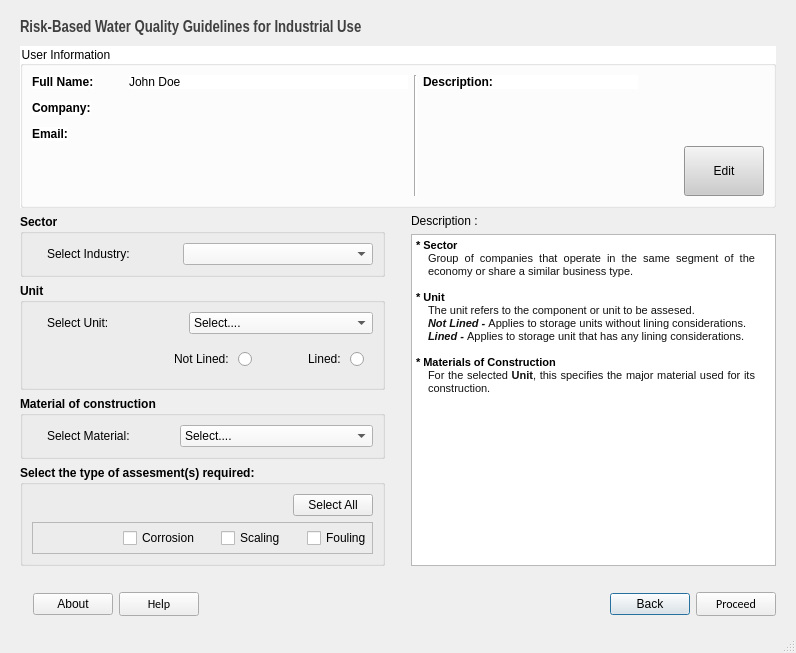
<?xml version="1.0" encoding="UTF-8"?>
<ui version="4.0">
 <class>MainWindow</class>
 <widget class="QMainWindow" name="MainWindow">
  <property name="geometry">
   <rect>
    <x>0</x>
    <y>0</y>
    <width>796</width>
    <height>653</height>
   </rect>
  </property>
  <property name="windowTitle">
   <string>MainWindow</string>
  </property>
  <widget class="QWidget" name="centralwidget">
   <layout class="QVBoxLayout" name="verticalLayout_2" stretch="1,8,16,1,0">
    <property name="leftMargin">
     <number>20</number>
    </property>
    <property name="topMargin">
     <number>20</number>
    </property>
    <property name="rightMargin">
     <number>20</number>
    </property>
    <property name="bottomMargin">
     <number>15</number>
    </property>
    <item>
     <widget class="QLabel" name="labelInputTitle">
      <property name="font">
       <font>
        <family>Arial Narrow</family>
        <pointsize>12</pointsize>
        <weight>75</weight>
        <bold>true</bold>
       </font>
      </property>
      <property name="styleSheet">
       <string notr="true">color:rgb(64,64,64);</string>
      </property>
      <property name="text">
       <string>Risk-Based Water Quality Guidelines for Industrial Use</string>
      </property>
      <property name="scaledContents">
       <bool>false</bool>
      </property>
      <property name="alignment">
       <set>Qt::AlignLeading|Qt::AlignLeft|Qt::AlignTop</set>
      </property>
     </widget>
    </item>
    <item>
     <widget class="QGroupBox" name="groupBox">
      <property name="styleSheet">
       <string notr="true">background-color:#ffffff;</string>
      </property>
      <property name="title">
       <string>User Information</string>
      </property>
      <layout class="QHBoxLayout" name="horizontalLayout_3" stretch="7,0,4,0,1">
       <item>
        <layout class="QFormLayout" name="formLayout">
         <property name="horizontalSpacing">
          <number>35</number>
         </property>
         <property name="verticalSpacing">
          <number>12</number>
         </property>
         <item row="0" column="0">
          <widget class="QLabel" name="fullNameLabel">
           <property name="font">
            <font>
             <weight>75</weight>
             <bold>true</bold>
            </font>
           </property>
           <property name="text">
            <string>Full Name:</string>
           </property>
          </widget>
         </item>
         <item row="0" column="1">
          <widget class="QLabel" name="userFullName">
           <property name="font">
            <font>
             <weight>50</weight>
             <bold>false</bold>
            </font>
           </property>
           <property name="text">
            <string>John Doe</string>
           </property>
          </widget>
         </item>
         <item row="1" column="0">
          <widget class="QLabel" name="companyLabel">
           <property name="font">
            <font>
             <weight>75</weight>
             <bold>true</bold>
            </font>
           </property>
           <property name="text">
            <string>Company:</string>
           </property>
          </widget>
         </item>
         <item row="2" column="0">
          <widget class="QLabel" name="emailLabel">
           <property name="font">
            <font>
             <weight>75</weight>
             <bold>true</bold>
            </font>
           </property>
           <property name="text">
            <string>Email:</string>
           </property>
          </widget>
         </item>
        </layout>
       </item>
       <item>
        <widget class="Line" name="line">
         <property name="orientation">
          <enum>Qt::Vertical</enum>
         </property>
        </widget>
       </item>
       <item>
        <layout class="QVBoxLayout" name="verticalLayout_5">
         <item>
          <widget class="QLabel" name="label">
           <property name="font">
            <font>
             <weight>75</weight>
             <bold>true</bold>
            </font>
           </property>
           <property name="text">
            <string>Description: </string>
           </property>
          </widget>
         </item>
         <item>
          <spacer name="verticalSpacer">
           <property name="orientation">
            <enum>Qt::Vertical</enum>
           </property>
           <property name="sizeHint" stdset="0">
            <size>
             <width>20</width>
             <height>40</height>
            </size>
           </property>
          </spacer>
         </item>
        </layout>
       </item>
       <item>
        <spacer name="horizontalSpacer_2">
         <property name="orientation">
          <enum>Qt::Horizontal</enum>
         </property>
         <property name="sizeHint" stdset="0">
          <size>
           <width>40</width>
           <height>20</height>
          </size>
         </property>
        </spacer>
       </item>
       <item>
        <layout class="QVBoxLayout" name="verticalLayout_6">
         <item>
          <spacer name="verticalSpacer_3">
           <property name="orientation">
            <enum>Qt::Vertical</enum>
           </property>
           <property name="sizeHint" stdset="0">
            <size>
             <width>20</width>
             <height>40</height>
            </size>
           </property>
          </spacer>
         </item>
         <item>
          <widget class="QPushButton" name="pushButton">
           <property name="sizePolicy">
            <sizepolicy hsizetype="Fixed" vsizetype="Fixed">
             <horstretch>1</horstretch>
             <verstretch>1</verstretch>
            </sizepolicy>
           </property>
           <property name="maximumSize">
            <size>
             <width>16777215</width>
             <height>50</height>
            </size>
           </property>
           <property name="cursor">
            <cursorShape>PointingHandCursor</cursorShape>
           </property>
           <property name="styleSheet">
            <string notr="true">background-color:#ccc;</string>
           </property>
           <property name="text">
            <string>Edit</string>
           </property>
          </widget>
         </item>
        </layout>
       </item>
      </layout>
     </widget>
    </item>
    <item>
     <layout class="QHBoxLayout" name="horizontalLayout_5" stretch="5,0,5">
      <item>
       <layout class="QVBoxLayout" name="verticalLayout_3" stretch="0,0,0,0,0,0,0">
        <item>
         <widget class="QGroupBox" name="groupBox_2">
          <property name="enabled">
           <bool>true</bool>
          </property>
          <property name="font">
           <font>
            <weight>75</weight>
            <bold>true</bold>
           </font>
          </property>
          <property name="contextMenuPolicy">
           <enum>Qt::DefaultContextMenu</enum>
          </property>
          <property name="acceptDrops">
           <bool>false</bool>
          </property>
          <property name="layoutDirection">
           <enum>Qt::LeftToRight</enum>
          </property>
          <property name="autoFillBackground">
           <bool>false</bool>
          </property>
          <property name="title">
           <string>Sector</string>
          </property>
          <property name="flat">
           <bool>false</bool>
          </property>
          <property name="checkable">
           <bool>false</bool>
          </property>
          <property name="checked">
           <bool>false</bool>
          </property>
          <layout class="QVBoxLayout" name="verticalLayout_8">
           <item>
            <layout class="QFormLayout" name="formLayout_2">
             <property name="horizontalSpacing">
              <number>50</number>
             </property>
             <property name="verticalSpacing">
              <number>16</number>
             </property>
             <property name="leftMargin">
              <number>15</number>
             </property>
             <item row="0" column="0">
              <widget class="QLabel" name="sectorLabel">
               <property name="font">
                <font>
                 <weight>50</weight>
                 <bold>false</bold>
                </font>
               </property>
               <property name="text">
                <string>Select Industry: </string>
               </property>
              </widget>
             </item>
             <item row="0" column="1">
              <widget class="QComboBox" name="sectorComboBox">
               <property name="font">
                <font>
                 <weight>50</weight>
                 <bold>false</bold>
                </font>
               </property>
               <property name="cursor">
                <cursorShape>PointingHandCursor</cursorShape>
               </property>
               <property name="autoFillBackground">
                <bool>false</bool>
               </property>
               <property name="styleSheet">
                <string notr="true">background-color:#f7f7f7;</string>
               </property>
               <property name="editable">
                <bool>false</bool>
               </property>
               <property name="currentText">
                <string/>
               </property>
               <property name="currentIndex">
                <number>-1</number>
               </property>
               <item>
                <property name="text">
                 <string>Select...</string>
                </property>
               </item>
              </widget>
             </item>
            </layout>
           </item>
          </layout>
         </widget>
        </item>
        <item>
         <spacer name="verticalSpacer_6">
          <property name="orientation">
           <enum>Qt::Vertical</enum>
          </property>
          <property name="sizeHint" stdset="0">
           <size>
            <width>20</width>
            <height>20</height>
           </size>
          </property>
         </spacer>
        </item>
        <item>
         <widget class="QGroupBox" name="groupBox_3">
          <property name="enabled">
           <bool>true</bool>
          </property>
          <property name="font">
           <font>
            <weight>75</weight>
            <bold>true</bold>
           </font>
          </property>
          <property name="contextMenuPolicy">
           <enum>Qt::DefaultContextMenu</enum>
          </property>
          <property name="acceptDrops">
           <bool>false</bool>
          </property>
          <property name="layoutDirection">
           <enum>Qt::LeftToRight</enum>
          </property>
          <property name="autoFillBackground">
           <bool>true</bool>
          </property>
          <property name="title">
           <string>Unit</string>
          </property>
          <property name="flat">
           <bool>false</bool>
          </property>
          <property name="checkable">
           <bool>false</bool>
          </property>
          <property name="checked">
           <bool>false</bool>
          </property>
          <layout class="QVBoxLayout" name="verticalLayout_9" stretch="0,0,0,1">
           <item>
            <layout class="QFormLayout" name="formLayout_3">
             <property name="horizontalSpacing">
              <number>80</number>
             </property>
             <property name="leftMargin">
              <number>15</number>
             </property>
             <item row="0" column="0">
              <widget class="QLabel" name="selectUnitLabel">
               <property name="font">
                <font>
                 <weight>50</weight>
                 <bold>false</bold>
                </font>
               </property>
               <property name="text">
                <string>Select Unit:</string>
               </property>
              </widget>
             </item>
             <item row="0" column="1">
              <widget class="QComboBox" name="unitComboBox">
               <property name="font">
                <font>
                 <weight>50</weight>
                 <bold>false</bold>
                </font>
               </property>
               <property name="cursor">
                <cursorShape>PointingHandCursor</cursorShape>
               </property>
               <property name="styleSheet">
                <string notr="true">background-color:#f7f7f7;</string>
               </property>
               <item>
                <property name="text">
                 <string>Select....</string>
                </property>
               </item>
              </widget>
             </item>
            </layout>
           </item>
           <item>
            <spacer name="verticalSpacer_4">
             <property name="orientation">
              <enum>Qt::Vertical</enum>
             </property>
             <property name="sizeHint" stdset="0">
              <size>
               <width>20</width>
               <height>10</height>
              </size>
             </property>
            </spacer>
           </item>
           <item>
            <widget class="QFrame" name="liningFrame">
             <layout class="QHBoxLayout" name="horizontalLayout" stretch="1,0,0,0">
              <item>
               <spacer name="horizontalSpacer_4">
                <property name="orientation">
                 <enum>Qt::Horizontal</enum>
                </property>
                <property name="sizeHint" stdset="0">
                 <size>
                  <width>40</width>
                  <height>20</height>
                 </size>
                </property>
               </spacer>
              </item>
              <item>
               <widget class="QRadioButton" name="radioButton">
                <property name="font">
                 <font>
                  <weight>50</weight>
                  <bold>false</bold>
                 </font>
                </property>
                <property name="cursor">
                 <cursorShape>PointingHandCursor</cursorShape>
                </property>
                <property name="layoutDirection">
                 <enum>Qt::RightToLeft</enum>
                </property>
                <property name="text">
                 <string>Not Lined: </string>
                </property>
               </widget>
              </item>
              <item>
               <spacer name="horizontalSpacer_6">
                <property name="orientation">
                 <enum>Qt::Horizontal</enum>
                </property>
                <property name="sizeHint" stdset="0">
                 <size>
                  <width>45</width>
                  <height>20</height>
                 </size>
                </property>
               </spacer>
              </item>
              <item>
               <widget class="QRadioButton" name="radioButton_2">
                <property name="font">
                 <font>
                  <weight>50</weight>
                  <bold>false</bold>
                 </font>
                </property>
                <property name="cursor">
                 <cursorShape>PointingHandCursor</cursorShape>
                </property>
                <property name="layoutDirection">
                 <enum>Qt::RightToLeft</enum>
                </property>
                <property name="text">
                 <string>Lined: </string>
                </property>
               </widget>
              </item>
             </layout>
            </widget>
           </item>
           <item>
            <spacer name="verticalSpacer_5">
             <property name="orientation">
              <enum>Qt::Vertical</enum>
             </property>
             <property name="sizeHint" stdset="0">
              <size>
               <width>20</width>
               <height>10</height>
              </size>
             </property>
            </spacer>
           </item>
          </layout>
         </widget>
        </item>
        <item>
         <spacer name="verticalSpacer_10">
          <property name="orientation">
           <enum>Qt::Vertical</enum>
          </property>
          <property name="sizeHint" stdset="0">
           <size>
            <width>20</width>
            <height>20</height>
           </size>
          </property>
         </spacer>
        </item>
        <item>
         <widget class="QGroupBox" name="groupBox_4">
          <property name="enabled">
           <bool>true</bool>
          </property>
          <property name="font">
           <font>
            <weight>75</weight>
            <bold>true</bold>
           </font>
          </property>
          <property name="contextMenuPolicy">
           <enum>Qt::DefaultContextMenu</enum>
          </property>
          <property name="acceptDrops">
           <bool>false</bool>
          </property>
          <property name="layoutDirection">
           <enum>Qt::LeftToRight</enum>
          </property>
          <property name="autoFillBackground">
           <bool>false</bool>
          </property>
          <property name="title">
           <string>Material of construction</string>
          </property>
          <property name="flat">
           <bool>false</bool>
          </property>
          <property name="checkable">
           <bool>false</bool>
          </property>
          <property name="checked">
           <bool>false</bool>
          </property>
          <layout class="QVBoxLayout" name="verticalLayout_10">
           <item>
            <layout class="QFormLayout" name="formLayout_7">
             <property name="horizontalSpacing">
              <number>50</number>
             </property>
             <property name="verticalSpacing">
              <number>16</number>
             </property>
             <property name="leftMargin">
              <number>15</number>
             </property>
             <item row="0" column="0">
              <widget class="QLabel" name="sectorLabel_3">
               <property name="font">
                <font>
                 <weight>50</weight>
                 <bold>false</bold>
                </font>
               </property>
               <property name="text">
                <string>Select Material:</string>
               </property>
              </widget>
             </item>
             <item row="0" column="1">
              <widget class="QComboBox" name="materialComboBox">
               <property name="font">
                <font>
                 <weight>50</weight>
                 <bold>false</bold>
                </font>
               </property>
               <property name="cursor">
                <cursorShape>PointingHandCursor</cursorShape>
               </property>
               <property name="autoFillBackground">
                <bool>false</bool>
               </property>
               <property name="styleSheet">
                <string notr="true">background-color:#f7f7f7;</string>
               </property>
               <item>
                <property name="text">
                 <string>Select....</string>
                </property>
               </item>
              </widget>
             </item>
            </layout>
           </item>
          </layout>
         </widget>
        </item>
        <item>
         <spacer name="verticalSpacer_11">
          <property name="orientation">
           <enum>Qt::Vertical</enum>
          </property>
          <property name="sizeHint" stdset="0">
           <size>
            <width>10</width>
            <height>20</height>
           </size>
          </property>
         </spacer>
        </item>
        <item>
         <widget class="QGroupBox" name="groupBox_5">
          <property name="font">
           <font>
            <weight>75</weight>
            <bold>true</bold>
           </font>
          </property>
          <property name="title">
           <string>Select the type of assesment(s) required:</string>
          </property>
          <layout class="QVBoxLayout" name="verticalLayout">
           <item>
            <layout class="QHBoxLayout" name="horizontalLayout_6">
             <item>
              <spacer name="horizontalSpacer_5">
               <property name="orientation">
                <enum>Qt::Horizontal</enum>
               </property>
               <property name="sizeHint" stdset="0">
                <size>
                 <width>40</width>
                 <height>20</height>
                </size>
               </property>
              </spacer>
             </item>
             <item>
              <widget class="QPushButton" name="buttonSelectAll">
               <property name="font">
                <font>
                 <weight>50</weight>
                 <bold>false</bold>
                </font>
               </property>
               <property name="cursor">
                <cursorShape>PointingHandCursor</cursorShape>
               </property>
               <property name="text">
                <string>Select All</string>
               </property>
              </widget>
             </item>
            </layout>
           </item>
           <item>
            <widget class="QFrame" name="frame">
             <property name="frameShape">
              <enum>QFrame::StyledPanel</enum>
             </property>
             <property name="frameShadow">
              <enum>QFrame::Raised</enum>
             </property>
             <layout class="QHBoxLayout" name="horizontalLayout_4" stretch="2,0,0,0,0,0">
              <property name="topMargin">
               <number>5</number>
              </property>
              <property name="rightMargin">
               <number>0</number>
              </property>
              <property name="bottomMargin">
               <number>5</number>
              </property>
              <item>
               <spacer name="horizontalSpacer_7">
                <property name="orientation">
                 <enum>Qt::Horizontal</enum>
                </property>
                <property name="sizeHint" stdset="0">
                 <size>
                  <width>57</width>
                  <height>20</height>
                 </size>
                </property>
               </spacer>
              </item>
              <item>
               <widget class="QCheckBox" name="checkBoxCorrosion">
                <property name="font">
                 <font>
                  <weight>50</weight>
                  <bold>false</bold>
                 </font>
                </property>
                <property name="text">
                 <string>Corrosion</string>
                </property>
               </widget>
              </item>
              <item>
               <spacer name="horizontalSpacer_16">
                <property name="orientation">
                 <enum>Qt::Horizontal</enum>
                </property>
                <property name="sizeHint" stdset="0">
                 <size>
                  <width>15</width>
                  <height>20</height>
                 </size>
                </property>
               </spacer>
              </item>
              <item>
               <widget class="QCheckBox" name="checkBoxScaling">
                <property name="font">
                 <font>
                  <weight>50</weight>
                  <bold>false</bold>
                 </font>
                </property>
                <property name="text">
                 <string>Scaling</string>
                </property>
               </widget>
              </item>
              <item>
               <spacer name="horizontalSpacer_17">
                <property name="orientation">
                 <enum>Qt::Horizontal</enum>
                </property>
                <property name="sizeHint" stdset="0">
                 <size>
                  <width>15</width>
                  <height>20</height>
                 </size>
                </property>
               </spacer>
              </item>
              <item>
               <widget class="QCheckBox" name="checkBoxFouling">
                <property name="font">
                 <font>
                  <weight>50</weight>
                  <bold>false</bold>
                 </font>
                </property>
                <property name="text">
                 <string>Fouling</string>
                </property>
               </widget>
              </item>
             </layout>
            </widget>
           </item>
          </layout>
         </widget>
        </item>
       </layout>
      </item>
      <item>
       <spacer name="horizontalSpacer_3">
        <property name="orientation">
         <enum>Qt::Horizontal</enum>
        </property>
        <property name="sizeHint" stdset="0">
         <size>
          <width>20</width>
          <height>20</height>
         </size>
        </property>
       </spacer>
      </item>
      <item>
       <layout class="QVBoxLayout" name="verticalLayout_4">
        <item>
         <widget class="QLabel" name="label_4">
          <property name="text">
           <string>Description :</string>
          </property>
         </widget>
        </item>
        <item>
         <widget class="QTextBrowser" name="textBrowser">
          <property name="cursor" stdset="0">
           <cursorShape>IBeamCursor</cursorShape>
          </property>
          <property name="html">
           <string>&lt;!DOCTYPE HTML PUBLIC &quot;-//W3C//DTD HTML 4.0//EN&quot; &quot;http://www.w3.org/TR/REC-html40/strict.dtd&quot;&gt;
&lt;html&gt;&lt;head&gt;&lt;meta name=&quot;qrichtext&quot; content=&quot;1&quot; /&gt;&lt;style type=&quot;text/css&quot;&gt;
p, li { white-space: pre-wrap; }
&lt;/style&gt;&lt;/head&gt;&lt;body style=&quot; font-family:'MS Shell Dlg 2'; font-size:7.8pt; font-weight:400; font-style:normal;&quot;&gt;
&lt;p style=&quot; margin-top:0px; margin-bottom:0px; margin-left:0px; margin-right:0px; -qt-block-indent:0; text-indent:0px;&quot;&gt;&lt;span style=&quot; font-size:8pt; font-weight:600;&quot;&gt;* Sector&lt;/span&gt;&lt;/p&gt;
&lt;p align=&quot;justify&quot; style=&quot; margin-top:0px; margin-bottom:0px; margin-left:12px; margin-right:16px; -qt-block-indent:0; text-indent:0px;&quot;&gt;&lt;span style=&quot; font-family:'SourceSansPro,sans-serif'; font-size:8pt; color:#111111; background-color:#ffffff;&quot;&gt;Group of companies that operate in the same segment of the economy or share a similar business type.&lt;/span&gt;&lt;/p&gt;
&lt;p align=&quot;justify&quot; style=&quot;-qt-paragraph-type:empty; margin-top:0px; margin-bottom:0px; margin-left:12px; margin-right:16px; -qt-block-indent:0; text-indent:0px; font-family:'SourceSansPro,sans-serif'; font-size:8pt; color:#111111;&quot;&gt;&lt;br /&gt;&lt;/p&gt;
&lt;p style=&quot; margin-top:0px; margin-bottom:0px; margin-left:0px; margin-right:0px; -qt-block-indent:0; text-indent:0px;&quot;&gt;&lt;span style=&quot; font-size:8pt; font-weight:600;&quot;&gt;* Unit&lt;/span&gt;&lt;/p&gt;
&lt;p align=&quot;justify&quot; style=&quot; margin-top:0px; margin-bottom:0px; margin-left:12px; margin-right:16px; -qt-block-indent:0; text-indent:0px;&quot;&gt;&lt;span style=&quot; font-family:'SourceSansPro,sans-serif'; font-size:8pt; color:#111111; background-color:#ffffff;&quot;&gt;The unit refers to the component or unit to be assesed.&lt;/span&gt;&lt;/p&gt;
&lt;p align=&quot;justify&quot; style=&quot; margin-top:0px; margin-bottom:0px; margin-left:12px; margin-right:16px; -qt-block-indent:0; text-indent:0px;&quot;&gt;&lt;span style=&quot; font-family:'SourceSansPro,sans-serif'; font-size:8pt; font-weight:600; font-style:italic; color:#111111; background-color:#ffffff;&quot;&gt;Not Lined - &lt;/span&gt;&lt;span style=&quot; font-family:'SourceSansPro,sans-serif'; font-size:8pt; color:#111111; background-color:#ffffff;&quot;&gt;Applies to storage units without lining considerations. &lt;/span&gt;&lt;/p&gt;
&lt;p align=&quot;justify&quot; style=&quot; margin-top:0px; margin-bottom:0px; margin-left:12px; margin-right:16px; -qt-block-indent:0; text-indent:0px;&quot;&gt;&lt;span style=&quot; font-family:'SourceSansPro,sans-serif'; font-size:8pt; font-weight:600; font-style:italic; color:#111111; background-color:#ffffff;&quot;&gt;Lined - &lt;/span&gt;&lt;span style=&quot; font-family:'SourceSansPro,sans-serif'; font-size:8pt; color:#111111; background-color:#ffffff;&quot;&gt;Applies to storage unit that has any lining considerations.&lt;/span&gt;&lt;/p&gt;
&lt;p align=&quot;justify&quot; style=&quot;-qt-paragraph-type:empty; margin-top:0px; margin-bottom:0px; margin-left:12px; margin-right:16px; -qt-block-indent:0; text-indent:0px; font-family:'SourceSansPro,sans-serif'; font-size:8pt; color:#111111;&quot;&gt;&lt;br /&gt;&lt;/p&gt;
&lt;p style=&quot; margin-top:0px; margin-bottom:0px; margin-left:0px; margin-right:0px; -qt-block-indent:0; text-indent:0px;&quot;&gt;&lt;span style=&quot; font-size:8pt; font-weight:600;&quot;&gt;* Materials of Construction&lt;/span&gt;&lt;/p&gt;
&lt;p align=&quot;justify&quot; style=&quot; margin-top:0px; margin-bottom:0px; margin-left:12px; margin-right:16px; -qt-block-indent:0; text-indent:0px;&quot;&gt;&lt;span style=&quot; font-family:'SourceSansPro,sans-serif'; font-size:8pt; color:#111111; background-color:#ffffff;&quot;&gt;For the selected &lt;/span&gt;&lt;span style=&quot; font-family:'SourceSansPro,sans-serif'; font-size:8pt; font-weight:600; color:#111111; background-color:#ffffff;&quot;&gt;Unit&lt;/span&gt;&lt;span style=&quot; font-family:'SourceSansPro,sans-serif'; font-size:8pt; color:#111111; background-color:#ffffff;&quot;&gt;, this specifies the major material used for its construction.&lt;/span&gt;&lt;/p&gt;&lt;/body&gt;&lt;/html&gt;</string>
          </property>
         </widget>
        </item>
       </layout>
      </item>
     </layout>
    </item>
    <item>
     <spacer name="verticalSpacer_2">
      <property name="orientation">
       <enum>Qt::Vertical</enum>
      </property>
      <property name="sizeHint" stdset="0">
       <size>
        <width>20</width>
        <height>40</height>
       </size>
      </property>
     </spacer>
    </item>
    <item>
     <layout class="QHBoxLayout" name="horizontalLayout_2">
      <item>
       <widget class="QLabel" name="label_2">
        <property name="text">
         <string/>
        </property>
       </widget>
      </item>
      <item>
       <widget class="QPushButton" name="pushButton_3">
        <property name="text">
         <string>About</string>
        </property>
        <property name="shortcut">
         <string>A</string>
        </property>
       </widget>
      </item>
      <item>
       <widget class="QPushButton" name="buttonHelp">
        <property name="font">
         <font>
          <family>Calibri</family>
          <pointsize>9</pointsize>
         </font>
        </property>
        <property name="cursor">
         <cursorShape>PointingHandCursor</cursorShape>
        </property>
        <property name="focusPolicy">
         <enum>Qt::StrongFocus</enum>
        </property>
        <property name="styleSheet">
         <string notr="true"/>
        </property>
        <property name="text">
         <string>Help</string>
        </property>
        <property name="default">
         <bool>false</bool>
        </property>
       </widget>
      </item>
      <item>
       <spacer name="horizontalSpacer">
        <property name="orientation">
         <enum>Qt::Horizontal</enum>
        </property>
        <property name="sizeHint" stdset="0">
         <size>
          <width>40</width>
          <height>20</height>
         </size>
        </property>
       </spacer>
      </item>
      <item>
       <widget class="QPushButton" name="buttonBack">
        <property name="font">
         <font>
          <pointsize>9</pointsize>
         </font>
        </property>
        <property name="cursor">
         <cursorShape>PointingHandCursor</cursorShape>
        </property>
        <property name="styleSheet">
         <string notr="true"/>
        </property>
        <property name="text">
         <string>Back</string>
        </property>
        <property name="default">
         <bool>true</bool>
        </property>
        <property name="flat">
         <bool>false</bool>
        </property>
       </widget>
      </item>
      <item>
       <widget class="QPushButton" name="buttonProceed">
        <property name="font">
         <font>
          <family>Calibri</family>
          <pointsize>9</pointsize>
         </font>
        </property>
        <property name="cursor">
         <cursorShape>PointingHandCursor</cursorShape>
        </property>
        <property name="focusPolicy">
         <enum>Qt::StrongFocus</enum>
        </property>
        <property name="styleSheet">
         <string notr="true"/>
        </property>
        <property name="text">
         <string>Proceed</string>
        </property>
        <property name="default">
         <bool>false</bool>
        </property>
       </widget>
      </item>
     </layout>
    </item>
   </layout>
  </widget>
  <widget class="QMenuBar" name="menubar">
   <property name="geometry">
    <rect>
     <x>0</x>
     <y>0</y>
     <width>796</width>
     <height>26</height>
    </rect>
   </property>
  </widget>
  <widget class="QStatusBar" name="statusbar"/>
 </widget>
 <resources/>
 <connections>
  <connection>
   <sender>buttonSelectAll</sender>
   <signal>clicked()</signal>
   <receiver>checkBoxFouling</receiver>
   <slot>click()</slot>
   <hints>
    <hint type="sourcelabel">
     <x>340</x>
     <y>464</y>
    </hint>
    <hint type="destinationlabel">
     <x>341</x>
     <y>496</y>
    </hint>
   </hints>
  </connection>
  <connection>
   <sender>buttonSelectAll</sender>
   <signal>clicked()</signal>
   <receiver>checkBoxScaling</receiver>
   <slot>click()</slot>
   <hints>
    <hint type="sourcelabel">
     <x>365</x>
     <y>461</y>
    </hint>
    <hint type="destinationlabel">
     <x>255</x>
     <y>498</y>
    </hint>
   </hints>
  </connection>
  <connection>
   <sender>buttonSelectAll</sender>
   <signal>clicked()</signal>
   <receiver>checkBoxCorrosion</receiver>
   <slot>click()</slot>
   <hints>
    <hint type="sourcelabel">
     <x>325</x>
     <y>469</y>
    </hint>
    <hint type="destinationlabel">
     <x>183</x>
     <y>499</y>
    </hint>
   </hints>
  </connection>
 </connections>
</ui>
